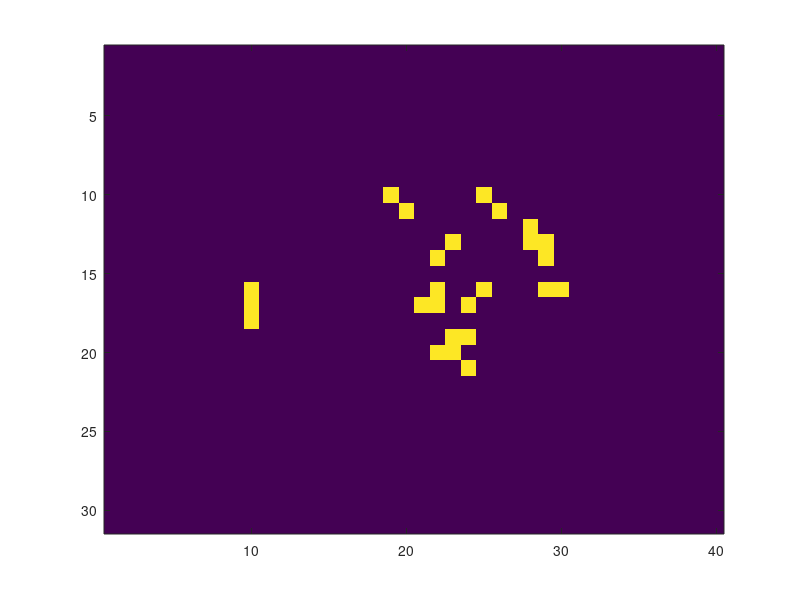

MATLAB code for this plot:
%%Vector, the friendly vector

Vbody=ones(5);
[Vy Vx]=find(Vbody);
field=zeros(20);

for i = 1:100
    
    
    for n=1:size(Vy,1)
       
       moves=[];
       for y = -1:1:1, for x = -1 : 1 :1
            d=sqrt((Vy-(Vy(n)+y)).^2+(Vx-(Vx(n)+x)).^2);
            ok=sum(d<1.5)>1;
            block=sum(d==0);
            if ok & ~block
                moves=[moves ; y x];
                
            end
            %d,y,x,ok,block,moves,pause
            
            
            
       end, end
            


            if ~isempty(moves)
                pick=fix(rand*size(moves,1))+1
                Vy(n)=Vy(n)+ moves(pick,1);
                Vx(n)=Vx(n)+ moves(pick,2);            
            end
   
    end
        %%Show
            miny=min(Vy); minx=min(Vx);
            Showy=Vy-miny+10;
            Showx=Vx-minx+10;
            fsizey=max(Showy)+10;
            fsizex=max(Showx)+10;
            field=zeros(fsizey,fsizex);
            field(sub2ind([fsizey fsizex],Showy,Showx))=100;
            %field(Showy(n),Showx(n))=300;
            image(field),pause(.1)


end
